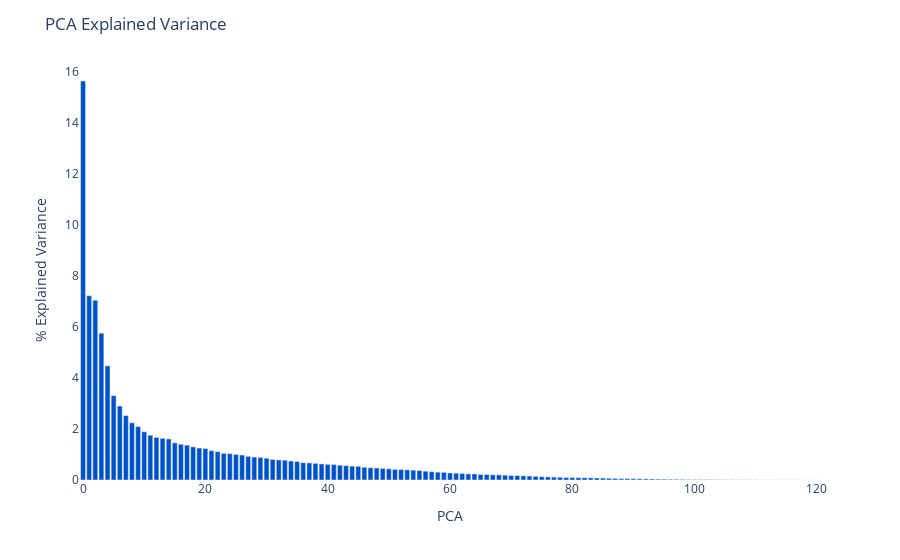

Notebook source saved alongside this figure:
### Code cell
test.plot_explained_variance()
